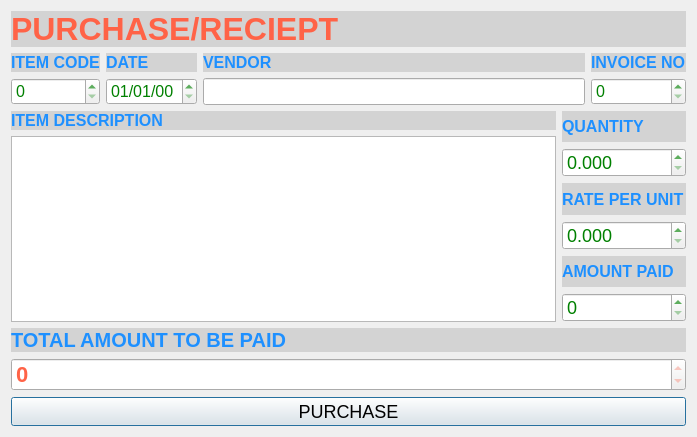
<?xml version="1.0" encoding="UTF-8"?>
<ui version="4.0">
 <class>PurchaseDialog</class>
 <widget class="QDialog" name="PurchaseDialog">
  <property name="geometry">
   <rect>
    <x>0</x>
    <y>0</y>
    <width>697</width>
    <height>437</height>
   </rect>
  </property>
  <property name="windowTitle">
   <string>PURCHASE/INVOICE</string>
  </property>
  <layout class="QGridLayout" name="gridLayout">
   <item row="0" column="0">
    <widget class="QLabel" name="label">
     <property name="styleSheet">
      <string notr="true">color:tomato; font-size:32px; background-color:lightgray;font-weight:600;</string>
     </property>
     <property name="text">
      <string>PURCHASE/RECIEPT</string>
     </property>
    </widget>
   </item>
   <item row="1" column="0">
    <layout class="QVBoxLayout" name="verticalLayout_13">
     <item>
      <layout class="QVBoxLayout" name="verticalLayout_12">
       <item>
        <layout class="QVBoxLayout" name="verticalLayout_11">
         <item>
          <layout class="QHBoxLayout" name="horizontalLayout">
           <item>
            <layout class="QVBoxLayout" name="verticalLayout">
             <item>
              <widget class="QLabel" name="label_2">
               <property name="styleSheet">
                <string notr="true">color:dodgerblue; 
font-size:16px;
 background-color:lightgray;
font-weight:600;</string>
               </property>
               <property name="text">
                <string>ITEM CODE</string>
               </property>
               <property name="buddy">
                <cstring>itemcode_spinBox</cstring>
               </property>
              </widget>
             </item>
             <item>
              <widget class="QSpinBox" name="itemcode_spinBox">
               <property name="styleSheet">
                <string notr="true">font-size:16px;color:green;</string>
               </property>
               <property name="maximum">
                <number>999999999</number>
               </property>
              </widget>
             </item>
            </layout>
           </item>
           <item>
            <layout class="QVBoxLayout" name="verticalLayout_2">
             <item>
              <widget class="QLabel" name="label_3">
               <property name="styleSheet">
                <string notr="true">color:dodgerblue; 
font-size:16px;
 background-color:lightgray;
font-weight:600;</string>
               </property>
               <property name="text">
                <string>DATE</string>
               </property>
               <property name="buddy">
                <cstring>itemcode_spinBox</cstring>
               </property>
              </widget>
             </item>
             <item>
              <widget class="QDateEdit" name="purchase_dateEdit">
               <property name="styleSheet">
                <string notr="true">font-size:16px;color:green;</string>
               </property>
               <property name="displayFormat">
                <string>dd/MM/yy</string>
               </property>
              </widget>
             </item>
            </layout>
           </item>
           <item>
            <layout class="QVBoxLayout" name="verticalLayout_3">
             <item>
              <widget class="QLabel" name="label_4">
               <property name="styleSheet">
                <string notr="true">color:dodgerblue; 
font-size:16px;
 background-color:lightgray;
font-weight:600;</string>
               </property>
               <property name="text">
                <string>VENDOR</string>
               </property>
               <property name="buddy">
                <cstring>itemcode_spinBox</cstring>
               </property>
              </widget>
             </item>
             <item>
              <widget class="QLineEdit" name="vendorname_lineEdit">
               <property name="styleSheet">
                <string notr="true">font-size:16px;</string>
               </property>
              </widget>
             </item>
            </layout>
           </item>
           <item>
            <layout class="QVBoxLayout" name="verticalLayout_5">
             <item>
              <widget class="QLabel" name="label_5">
               <property name="styleSheet">
                <string notr="true">color:dodgerblue; 
font-size:16px;
 background-color:lightgray;
font-weight:600;</string>
               </property>
               <property name="text">
                <string>INVOICE NO</string>
               </property>
               <property name="buddy">
                <cstring>itemcode_spinBox</cstring>
               </property>
              </widget>
             </item>
             <item>
              <widget class="QSpinBox" name="invoiceno_spinBox_2">
               <property name="styleSheet">
                <string notr="true">font-size:16px;color:green;</string>
               </property>
               <property name="maximum">
                <number>999999999</number>
               </property>
              </widget>
             </item>
            </layout>
           </item>
          </layout>
         </item>
         <item>
          <layout class="QHBoxLayout" name="horizontalLayout_2">
           <item>
            <layout class="QVBoxLayout" name="verticalLayout_6">
             <item>
              <widget class="QLabel" name="label_6">
               <property name="styleSheet">
                <string notr="true">color:dodgerblue; 
font-size:16px;
 background-color:lightgray;
font-weight:600;</string>
               </property>
               <property name="text">
                <string>ITEM DESCRIPTION</string>
               </property>
               <property name="buddy">
                <cstring>itemcode_spinBox</cstring>
               </property>
              </widget>
             </item>
             <item>
              <widget class="QPlainTextEdit" name="itemdescription_plainTextEdit">
               <property name="styleSheet">
                <string notr="true">font-size:16px;</string>
               </property>
               <property name="tabChangesFocus">
                <bool>true</bool>
               </property>
               <property name="readOnly">
                <bool>true</bool>
               </property>
              </widget>
             </item>
            </layout>
           </item>
           <item>
            <layout class="QVBoxLayout" name="verticalLayout_10">
             <item>
              <layout class="QVBoxLayout" name="verticalLayout_7">
               <item>
                <widget class="QLabel" name="label_7">
                 <property name="styleSheet">
                  <string notr="true">color:dodgerblue; 
font-size:16px;
 background-color:lightgray;
font-weight:600;</string>
                 </property>
                 <property name="text">
                  <string>QUANTITY</string>
                 </property>
                 <property name="buddy">
                  <cstring>itemcode_spinBox</cstring>
                 </property>
                </widget>
               </item>
               <item>
                <widget class="QDoubleSpinBox" name="quantity_doubleSpinBox">
                 <property name="styleSheet">
                  <string notr="true">font-size:18px;color:green;</string>
                 </property>
                 <property name="decimals">
                  <number>3</number>
                 </property>
                 <property name="maximum">
                  <double>999999999999999983222784.000000000000000</double>
                 </property>
                </widget>
               </item>
              </layout>
             </item>
             <item>
              <layout class="QVBoxLayout" name="verticalLayout_8">
               <item>
                <widget class="QLabel" name="label_8">
                 <property name="styleSheet">
                  <string notr="true">color:dodgerblue; 
font-size:16px;
 background-color:lightgray;
font-weight:600;</string>
                 </property>
                 <property name="text">
                  <string>RATE PER UNIT</string>
                 </property>
                 <property name="buddy">
                  <cstring>itemcode_spinBox</cstring>
                 </property>
                </widget>
               </item>
               <item>
                <widget class="QDoubleSpinBox" name="rateperunit_doubleSpinBox">
                 <property name="styleSheet">
                  <string notr="true">font-size:18px;color:green;</string>
                 </property>
                 <property name="decimals">
                  <number>3</number>
                 </property>
                 <property name="maximum">
                  <double>9999999999999999583119736832.000000000000000</double>
                 </property>
                </widget>
               </item>
              </layout>
             </item>
             <item>
              <layout class="QVBoxLayout" name="verticalLayout_9">
               <item>
                <widget class="QLabel" name="label_9">
                 <property name="styleSheet">
                  <string notr="true">color:dodgerblue; 
font-size:16px;
 background-color:lightgray;
font-weight:600;</string>
                 </property>
                 <property name="text">
                  <string>AMOUNT PAID</string>
                 </property>
                 <property name="buddy">
                  <cstring>itemcode_spinBox</cstring>
                 </property>
                </widget>
               </item>
               <item>
                <widget class="QSpinBox" name="amountpaid_spinBox_3">
                 <property name="styleSheet">
                  <string notr="true">font-size:18px;color:green;</string>
                 </property>
                 <property name="maximum">
                  <number>999999999</number>
                 </property>
                </widget>
               </item>
              </layout>
             </item>
            </layout>
           </item>
          </layout>
         </item>
        </layout>
       </item>
       <item>
        <layout class="QVBoxLayout" name="verticalLayout_4">
         <item>
          <widget class="QLabel" name="label_10">
           <property name="styleSheet">
            <string notr="true">color:dodgerblue; 
font-size:20px;
 background-color:lightgray;
font-weight:700;</string>
           </property>
           <property name="text">
            <string>TOTAL AMOUNT TO BE PAID</string>
           </property>
           <property name="buddy">
            <cstring>itemcode_spinBox</cstring>
           </property>
          </widget>
         </item>
         <item>
          <widget class="QSpinBox" name="totalamounttobepaid_spinBox_2">
           <property name="styleSheet">
            <string notr="true">font-size:22px;color:tomato;font-weight:600;</string>
           </property>
           <property name="readOnly">
            <bool>true</bool>
           </property>
           <property name="maximum">
            <number>999999999</number>
           </property>
          </widget>
         </item>
        </layout>
       </item>
      </layout>
     </item>
     <item>
      <widget class="QPushButton" name="purchase_pushButton">
       <property name="styleSheet">
        <string notr="true">font-size:18px;
font-weight: 500px;
</string>
       </property>
       <property name="text">
        <string>PURCHASE</string>
       </property>
      </widget>
     </item>
    </layout>
   </item>
  </layout>
 </widget>
 <resources/>
 <connections/>
</ui>
